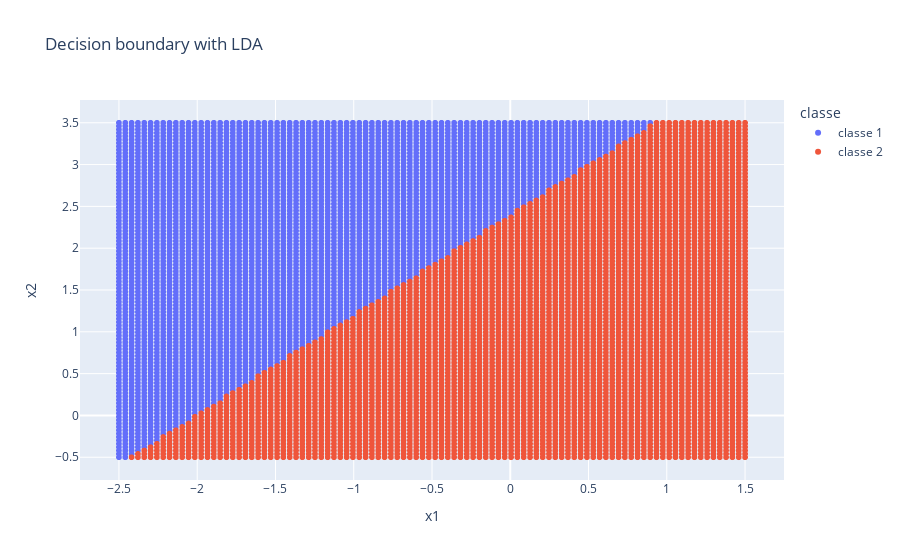

This figure's notebook cell:
### Markdown cell above
And then we can plot the decision boundary :

### Code cell
lda_classifier.plot_decision_boundary()

### Figure 1 — Plotly figure (JSON) as saved in the notebook; plotly's stock layout.template omitted (floating-point values rounded to 4 significant figures; data arrays with more than 128 entries replaced by an {"elided": "..."} marker saying what was removed)
{"data": [{"hovertemplate": "classe=classe 1<br>x1=%{x}<br>x2=%{y}<extra></extra>", "legendgroup": "classe 1", "marker": {"color": "#636efa", "symbol": "circle"}, "mode": "markers", "name": "classe 1", "showlegend": true, "type": "scattergl", "x": {"elided": "4379 float values"}, "xaxis": "x", "y": {"elided": "4379 float values"}, "yaxis": "y"}, {"hovertemplate": "classe=classe 2<br>x1=%{x}<br>x2=%{y}<extra></extra>", "legendgroup": "classe 2", "marker": {"color": "#EF553B", "symbol": "circle"}, "mode": "markers", "name": "classe 2", "showlegend": true, "type": "scattergl", "x": {"elided": "5621 float values"}, "xaxis": "x", "y": {"elided": "5621 float values"}, "yaxis": "y"}], "layout": {"legend": {"title": {"text": "classe"}, "tracegroupgap": 0}, "title": {"text": "Decision boundary with LDA"}, "xaxis": {"anchor": "y", "domain": [0, 1], "title": {"text": "x1"}}, "yaxis": {"anchor": "x", "domain": [0, 1], "title": {"text": "x2"}}}}
